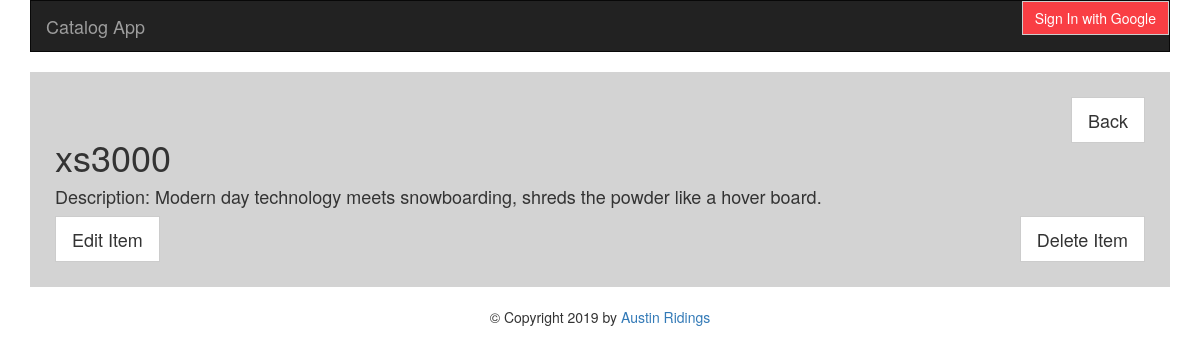
/catalog/1/1/info, run on the app's committed database.
### database.py (models this page shows, shortened)
class Category_Item(Base):
    __tablename__ = 'category_item'
    id = Column(Integer, primary_key=True)
    name = Column(String(80), nullable=False)
    description = Column(String(255))
    category_id = Column(Integer, ForeignKey('category.id'))
    category = relationship(Category)
    user_id = Column(Integer, ForeignKey('user.id'))
    user = relationship(User)

### app.py (the view)
@app.route('/catalog/<int:category_id>/<int:item_id>/info', methods=['GET', 'POST'])
def categoryItem(category_id, item_id):
    item = conn.query(Category_Item).filter_by(id=item_id).one()
    cat = conn.query(Category).filter_by(id=category_id).one()
    return render_template('item.html', item=item, cat=cat, category_id=category_id)

### templates/item.html
{% extends "base.html" %}
{% block content %}
<header><a class="btn btn-default btn-lg btn-back" href="{{url_for('categoryItems', category_id=category_id)}}">Back</a> </header><br>
<h1>{{ item.name }}</h1>
<h4>Description: {{ item.description }}</h4>
<a class="btn btn-default btn-lg btn-edit" href="{{url_for('editItem', item_id=item.id, category_id=category_id)}}">Edit Item</a>
<a class="btn btn-default btn-lg btn-delete" href="{{url_for('deleteItem', item_id=item.id, category_id=category_id)}}">Delete Item</a>
{%endblock%}

### static/style.css (style rules this page uses)
.btn { border-radius: 0; }
.btn-delete { float: right; }
.btn-back { float: right; }

### data on the page
Category_Item: name "xs3000", description "Modern day technology meets snowboarding, shreds the powder like a hover board."
